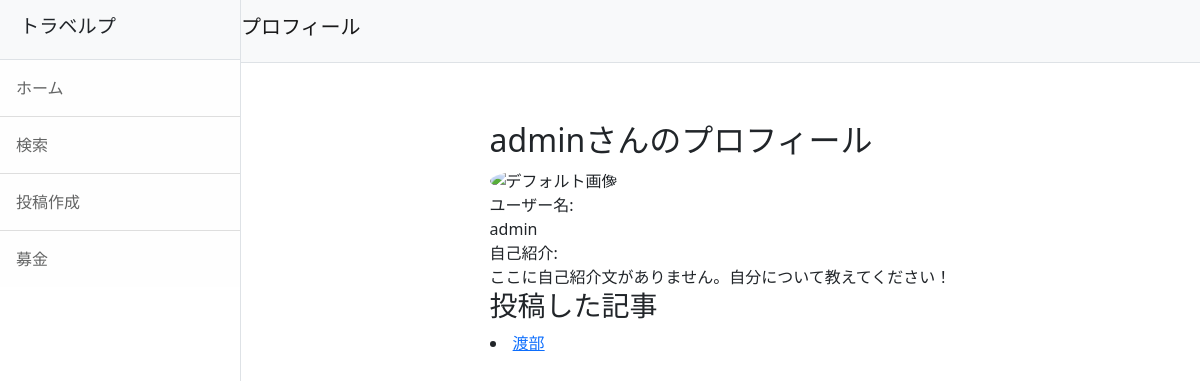
The app's page /profile/1/, older data.
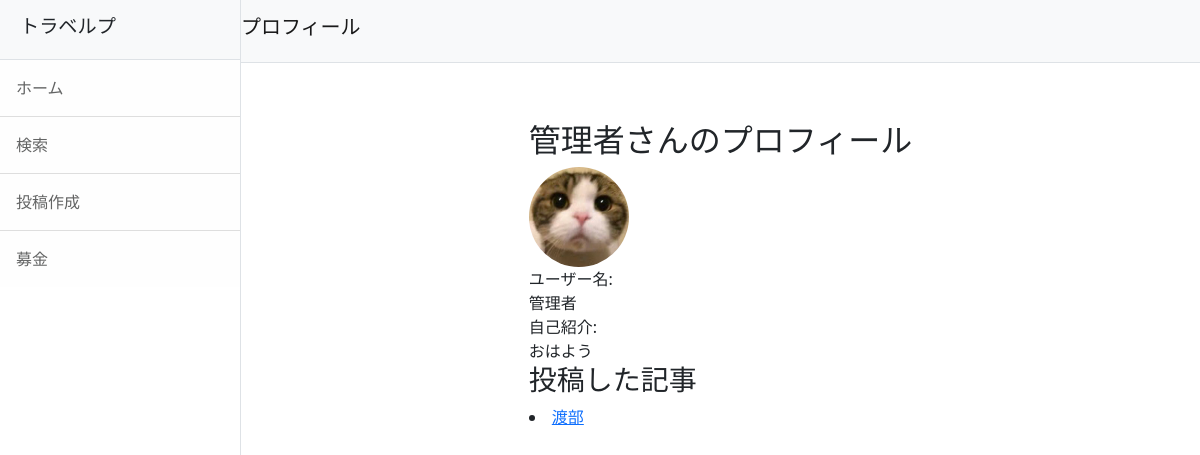
The same page, newer data.
### accounts/models.py (models this page shows, shortened)
class CustomUser(AbstractUser):
    pass
    nickname = models.CharField(max_length=150, blank=True, null=True)
    profile_image = models.ImageField(upload_to='profile_images/', null=True, blank=True)
    profile_description = models.TextField(null=True, blank=True)

### travelp/views.py (the view)
# urls.py: path('profile/<int:pk>/', views.ProfileView.as_view(), name='user_profile'),
class ProfileView(TemplateView):
    template_name = 'profile.html'
    def get_context_data(self, **kwargs):
        context = super().get_context_data(**kwargs)
        post_id = self.kwargs['pk']  # URLから投稿IDを取得（URLで渡す）
        post = get_object_or_404(Post, pk=post_id)
        user = post.user  # 投稿のユーザー情報を取得
        context['user'] = user
        context['user_posts'] = Post.objects.filter(user=user)  # ユーザーが投稿した投稿
        context['liked_posts'] = Post.objects.filter(likes__user=user)  # ユーザーがイイネした投稿
        context['commented_posts'] = Post.objects.filter(comments__user=user)  # ユーザーがコメントした投稿
        return context

### travelp/templates/profile.html (shortened to what this page needs)
{% extends 'base.html' %}
{% block header %}プロフィール{% endblock %}
{% block content %}
<section class="container my-5">
    <div class="profile-container">
        <div class="profile-header">
            <h2>
                {% if user.nickname %}
                    {{ user.nickname }}さんのプロフィール
                {% else %}
                    {{ user.username }}さんのプロフィール
                {% endif %}
            </h2>
        </div>
        <div class="profile-info">
            <div class="icon">
                {% if user.profile_image %}
                    <img src="{{ user.profile_image.url }}" alt="プロフィール画像">
                {% else %}
                    <img src="business60.jpg" alt="デフォルト画像">
                {% endif %}
            </div>
            <div class="details">
                <div>
                    <div class="label">ユーザー名:</div>
                    <div class="content">
                        {% if user.nickname %}
                            {{ user.nickname }}
                        {% else %}
                            {{ user.username }}
                        {% endif %}
                    </div>
                </div>
                <div>
                    <div class="label">自己紹介:</div>
                    <div class="content">{{ user.profile_description|default:"ここに自己紹介文がありません。自分について教えてください！" }}</div>
                </div>
            </div>
        </div>
  <div class="user-posts">
    <h3>投稿した記事</h3>
    {% for post in user_posts %}
      <div class="post">
        <li><a href="{% url 'travelp:post_detail' pk=post.pk %}">{{ post.title }}</a></li>
      </div>
    {% empty %}
      <p>投稿はまだありません。</p>
    {% endfor %}
  </div>
</div>
</section>
{% endblock %}

Row changes from the older to the newer data that the page shows:
changed CustomUser: nickname (not shown) → "管理者"; profile_image: picture added; profile_description "ここに自己紹介文がありません。自分について教えてください！" → "おはよう"; username "admin" → (not shown)
